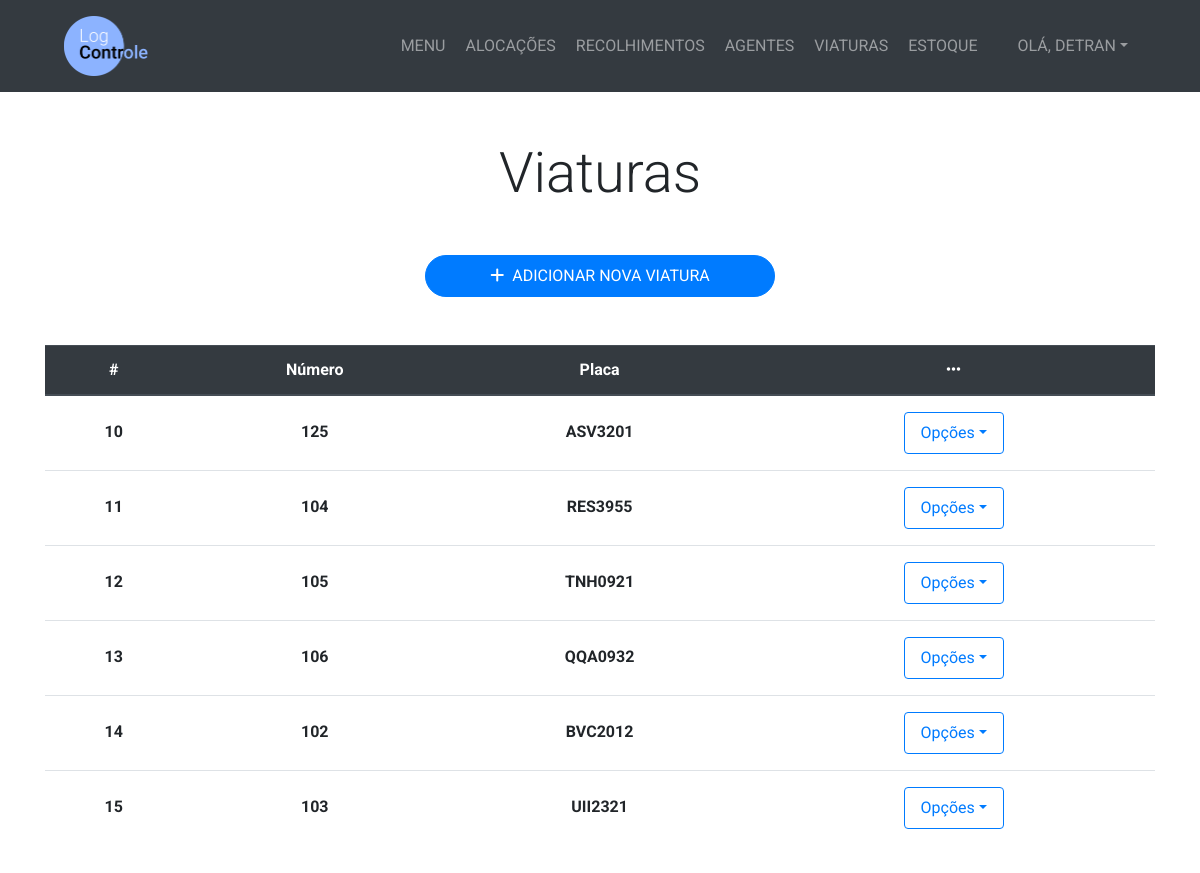
The app's page /viatura/ (signed in) with its own data.
### management/models.py (models this page shows, shortened)
class Viatura(models.Model):
    numero = models.IntegerField()
    placa = models.CharField(max_length=7)

### management/views.py (the view, shortened to what this page needs)
# urls.py: path('viatura/', views.menu_viatura, name='menu_viatura'),
@login_required
def menu_viatura(request):
    viaturas = Viatura.objects.all()
    if request.method == 'GET':
        return render(request, 'management/menu_viatura.html', {'viaturas':viaturas})

### management/templates/management/menu_viatura.html (shortened to what this page needs)
{% extends 'management/base.html' %}
{% block content %}
  <section class="py-5">
    <div class="container">
      <h1 class="display-4 text-center mb-5">Viaturas</h1>
      <div class="row justify-content-center">
        <div class="col-lg-4 mx-auto">
          <a href="{% url 'cadastrar_viatura' %}" class="btn btn-primary btn-block py-2 mb-4 rounded-pill"><i class="fas fa-plus mr-2"></i>ADICIONAR NOVA VIATURA</a>
        </div>
      </div>
      <div class="row  mt-4">
        <div class="col-lg-12">
          {% if viaturas %}
            <div class="table-resposive" id="tabela-colaboracao">
              <table class="table table-hover">
                <thead class="thead-dark">
                  <tr>
                    <th scope="col" class="text-center">#</th>
                    <th scope="col" class="text-center">Número</th>
                    <th scope="col" class="text-center">Placa</th>
                    <th scope="col" class="text-center"><span class="fas fa-ellipsis-h"></span></th>
                  </tr>
                </thead>
                <tbody>
                  {% for viatura in viaturas %}
                    <tr>
                      <th scope="row" class="text-center py-4">{{ viatura.id }}</th>
                      <th class="text-center py-4">{{ viatura.numero }}</th>
                      <th class="text-center py-4">{{ viatura.placa }}</th>
                      <th class="text-center py-3">
                        <div class="dropdown">
                          <a href="#" class="nav-link dropdown-toggle btn btn-outline-primary mx-auto" style="max-width: 100px" data-toggle="dropdown" aria-expanded="false">Opções</a>
                        </div>
                      </th>
                    </tr>
                  {% endfor %}
                </tbody>
              </table>
            </div>
          {% else %}
            <h2 class="text-center text-secondary">Nenhuma viatura cadastrada</h2>
          {% endif %}
        </div>
      </div>
    </div>
  </section>
{% endblock %}

### management/templates/management/base.html (shortened to what this page needs)
<!DOCTYPE html>
<html lang="pt-br" dir="ltr">
  {% load static %}
  <head>
    <link
      rel="stylesheet"
      href="https://stackpath.bootstrapcdn.com/bootstrap/4.5.0/css/bootstrap.min.css"
    />
    <link rel="stylesheet" type="text/css" href="{% static 'management/css/style.css' %}">
    <link rel="stylesheet" href="{% static 'management/css/bootstrap-datepicker.css' %}">
  </head>
  <body>
    <nav class="navbar navbar-expand-lg bg-dark navbar-dark py-3" id="main-nav">
      <a href="{% url 'home' %}" class="ml-5">
        <img src="{% static 'management/Logo.png' %}" alt="Logo LogControle" style="max-height: 60px;">
      </a>
      <div class="collapse navbar-collapse" id="navbarCollapse">
        <ul class="navbar-nav ml-auto">
          <li class="nav-item">
            <a href="{% url 'home' %}" class="nav-link ml-1">MENU</a>
          </li>
          <li class="nav-item">
            <a href="{% url 'menu_alocacao' %}" class="nav-link ml-1">ALOCAÇÕES</a>
          </li>
          <li class="nav-item">
            <a href="{% url 'menu_recolhimento' %}" class="nav-link ml-1">RECOLHIMENTOS</a>
          </li>
          <li class="nav-item">
            <a href="{% url 'menu_agente' %}" class="nav-link ml-1">AGENTES</a>
          </li>
          <li class="nav-item">
            <a href="{% url 'menu_viatura' %}" class="nav-link ml-1">VIATURAS</a>
          </li>
          <li class="nav-item">
            <a href="{% url 'menu_estoque' %}" class="nav-link ml-1">ESTOQUE</a>
          </li>
          <li class="nav-item dropdown ml-4 mr-5">
            <a href="#" class="nav-link dropdown-toggle" data-toggle="dropdown" aria-expanded="false">OLÁ, <span style="text-transform: uppercase;">{{ user.username }}</span></a>
          </li>
        </ul>
      </div>
    </nav>
    {% block content %} {% endblock %}
  </body>
</html>

### management/static/management/css/style.css (style rules this page uses)
body { font-family: 'Roboto', Arial; }
#tabela-colaboracao { height: 500px; overflow: auto; }

### records on screen
Viatura: id "10", numero "125", placa "ASV3201"
Viatura: id "11", numero "104", placa "RES3955"
Viatura: id "12", numero "105", placa "TNH0921"
Viatura: id "13", numero "106", placa "QQA0932"
Viatura: id "14", numero "102", placa "BVC2012"
Viatura: id "15", numero "103", placa "UII2321"

### other values on screen
{{ user.username }} "DETRAN"
